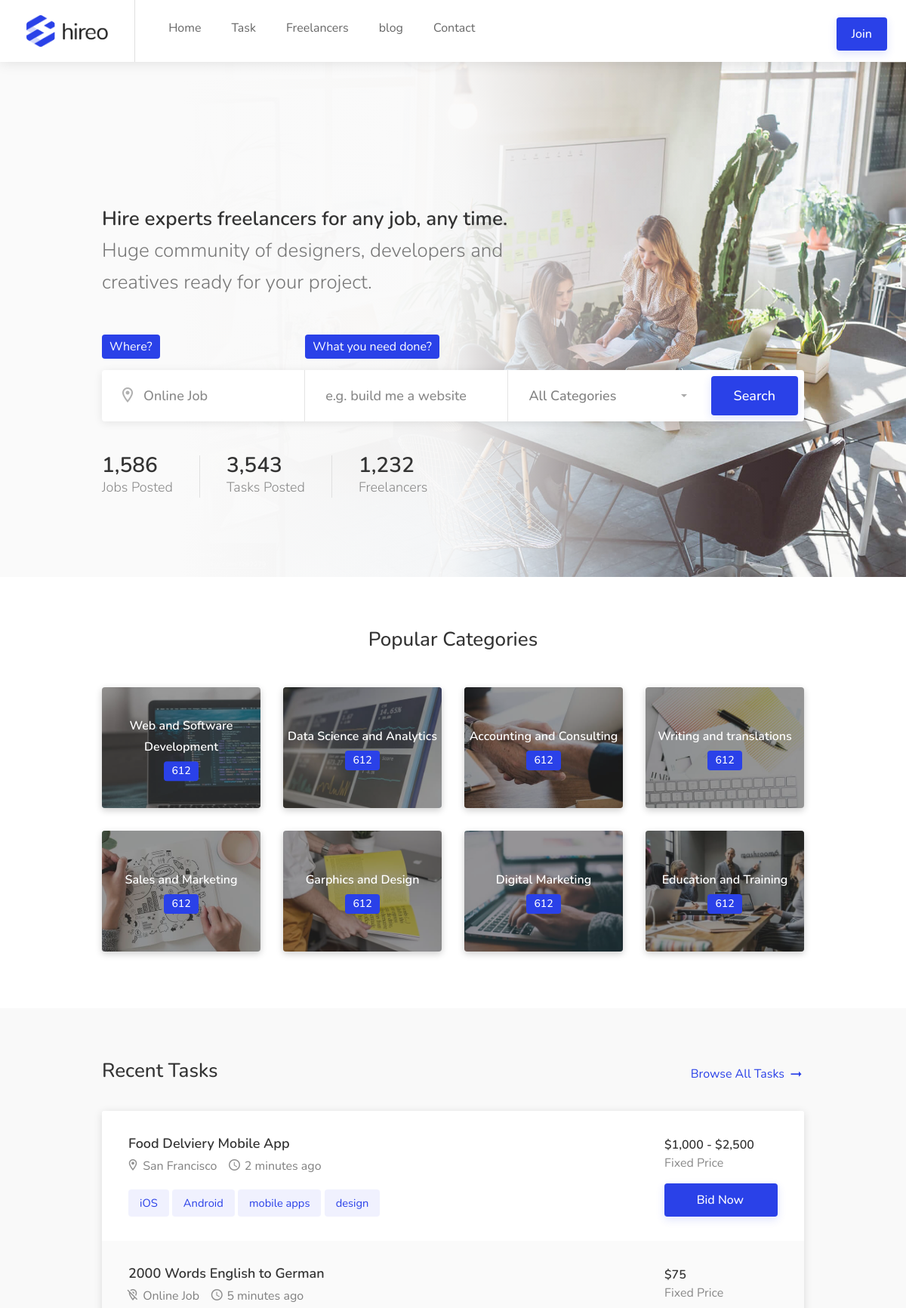
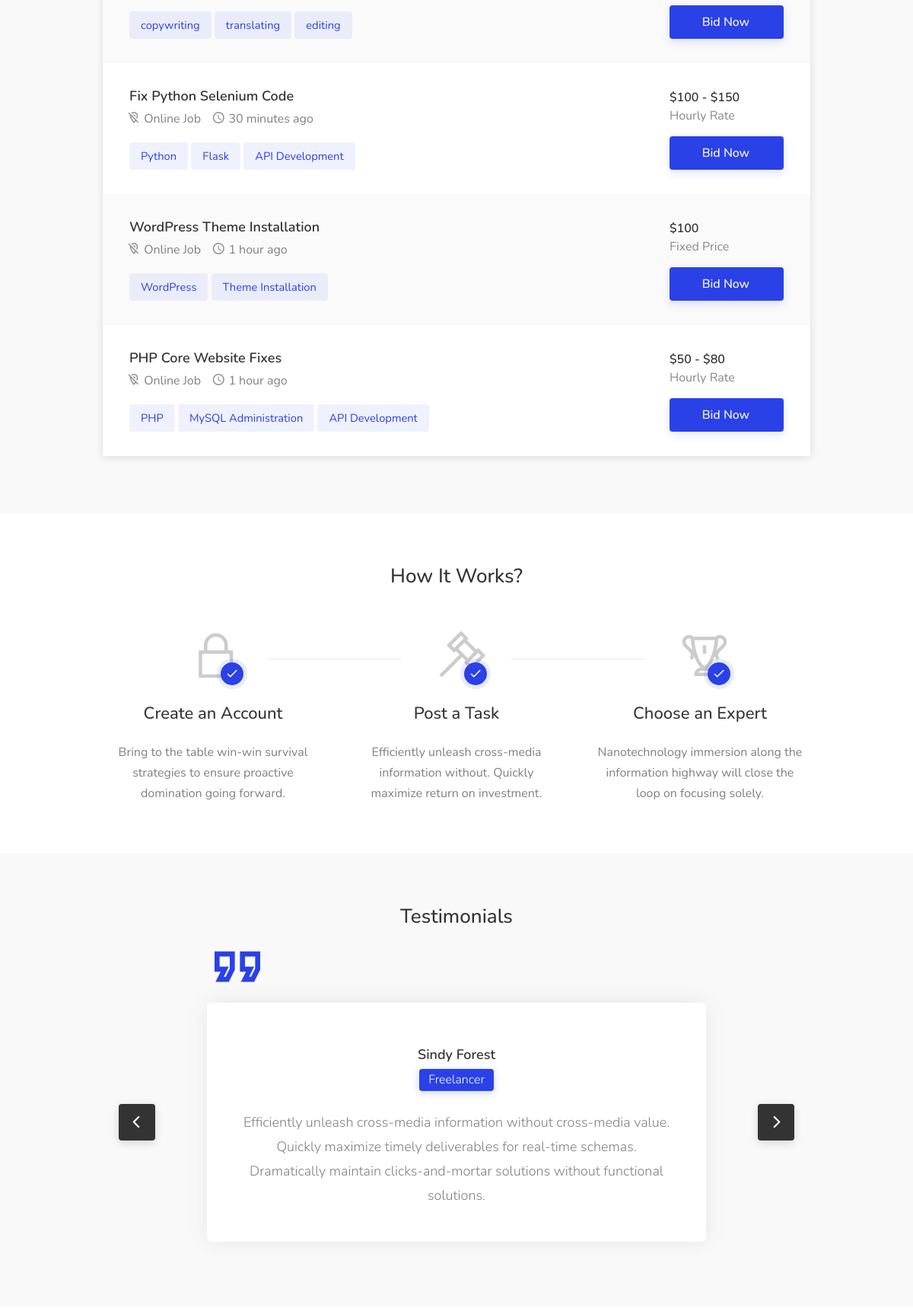
The page / (upper part) on the database its author committed (2 pictures, top to bottom).
### job/models.py (models this page shows, shortened)
class Category(models.Model):
    title = models.CharField(max_length=200)
    slug = models.SlugField(null=True, default=None, unique=True)
    img = models.ImageField(default = 'default.png', upload_to='category_images')

### job/views.py (the view)
# urls.py: path('', PostListView.as_view(), name='blog-home'),
def home(request):
    context = {
        'categories':Category.objects.all()
    }
    return render(request,'job/home.html', context)

### job/templates/job/home.html (shortened to what this page needs)
{% extends 'job/base.html' %}
{% load static %}
{% block content %}
<div class="intro-banner" data-background-image="{% static 'job/images/home-background.jpg' %}">
	<div class="transparent-header-spacer"></div>
	<div class="container">
		<div class="row">
			<div class="col-md-12">
				<div class="banner-headline">
					<h3>
						<strong>Hire experts freelancers for any job, any time.</strong>
						<br>
						<span>Huge community of designers, developers and creatives ready for your project.</span>
					</h3>
				</div>
			</div>
		</div>
		<div class="row">
			<div class="col-md-12">
				<div class="intro-banner-search-form margin-top-95">
					<div class="intro-search-field with-autocomplete">
						<label for="autocomplete-input" class="field-title ripple-effect">Where?</label>
						<div class="input-with-icon">
							<input id="autocomplete-input" type="text" placeholder="Online Job">
						</div>
					</div>
					<div class="intro-search-field">
						<label for ="intro-keywords" class="field-title ripple-effect">What you need done?</label>
						<input id="intro-keywords" type="text" placeholder="e.g. build me a website">
					</div>
					<div class="intro-search-field">
					</div>
					<div class="intro-search-button">
						<button class="button ripple-effect" onclick="window.location.href='freelancers-grid-layout-full-page.html'">Search</button>
					</div>
				</div>
			</div>
		</div>
		<div class="row">
			<div class="col-md-12">
				<ul class="intro-stats margin-top-45 hide-under-992px">
					<li>
						<strong class="counter">1,586</strong>
						<span>Jobs Posted</span>
					</li>
					<li>
						<strong class="counter">3,543</strong>
						<span>Tasks Posted</span>
					</li>
					<li>
						<strong class="counter">1,232</strong>
						<span>Freelancers</span>
					</li>
				</ul>
			</div>
		</div>
	</div>
</div>
<div class="section margin-top-65 margin-bottom-30">
	<div class="container">
		<div class="row">
			<div class="col-xl-12">
				<div class="section-headline centered margin-top-0 margin-bottom-45">
					<h3>Popular Categories</h3>
				</div>
			</div>
            {% for category in categories %}
			<div class="col-xl-3 col-md-6">
                        <a href="jobs-list-layout-1.html" class="photo-box small" data-background-image="{{ category.img.url }}">
					<div class="photo-box-content">
						<h3>{{ category.title}}</h3>
						<span>612</span>
					</div>
				</a>
			</div>
			{% endfor %}
		</div>
	</div>
</div>
<div class="section gray margin-top-45 padding-top-65 padding-bottom-75">
	<div class="container">
		<div class="row">
			<div class="col-xl-12">
				<div class="section-headline margin-top-0 margin-bottom-35">
					<h3>Recent Tasks</h3>
					<a href="tasks-list-layout-1.html" class="headline-link">Browse All Tasks</a>
				</div>
				<div class="tasks-list-container compact-list margin-top-35">
					<a href="single-task-page.html" class="task-listing">
						<div class="task-listing-details">
							<div class="task-listing-description">
								<h3 class="task-listing-title">Food Delviery Mobile App</h3>
								<ul class="task-icons">
									<li><i class="icon-material-outline-location-on"></i> San Francisco</li>
									<li><i class="icon-material-outline-access-time"></i> 2 minutes ago</li>
								</ul>
								<div class="task-tags margin-top-15">
									<span>iOS</span>
									<span>Android</span>
									<span>mobile apps</span>
									<span>design</span>
								</div>
							</div>
						</div>
						<div class="task-listing-bid">
							<div class="task-listing-bid-inner">
								<div class="task-offers">
									<strong>$1,000 - $2,500</strong>
									<span>Fixed Price</span>
								</div>
								<span class="button button-sliding-icon ripple-effect">Bid Now </span>
							</div>
						</div>
					</a>
					<a href="single-task-page.html" class="task-listing">
						<div class="task-listing-details">
							<div class="task-listing-description">
								<h3 class="task-listing-title">2000 Words English to German</h3>
								<ul class="task-icons">
									<li><i class="icon-material-outline-location-off"></i> Online Job</li>
									<li><i class="icon-material-outline-access-time"></i> 5 minutes ago</li>
								</ul>
								<div class="task-tags margin-top-15">
									<span>copywriting</span>
									<span>translating</span>
									<span>editing</span>
								</div>
							</div>
						</div>
						<div class="task-listing-bid">
							<div class="task-listing-bid-inner">
								<div class="task-offers">
									<strong>$75</strong>
									<span>Fixed Price</span>
								</div>
								<span class="button button-sliding-icon ripple-effect">Bid Now </span>
							</div>
						</div>
					</a>
					<a href="single-task-page.html" class="task-listing">
						<div class="task-listing-details">
							<div class="task-listing-description">
								<h3 class="task-listing-title">Fix Python Selenium Code</h3>
								<ul class="task-icons">
									<li><i class="icon-material-outline-location-off"></i> Online Job</li>
									<li><i class="icon-material-outline-access-time"></i> 30 minutes ago</li>
								</ul>
								<div class="task-tags margin-top-15">
									<span>Python</span>
									<span>Flask</span>
									<span>API Development</span>
								</div>
							</div>
						</div>
						<div class="task-listing-bid">
							<div class="task-listing-bid-inner">
								<div class="task-offers">
									<strong>$100 - $150</strong>
									<span>Hourly Rate</span>
								</div>
								<span class="button button-sliding-icon ripple-effect">Bid Now </span>
							</div>
						</div>
					</a>
					<a href="single-task-page.html" class="task-listing">
						<div class="task-listing-details">
							<div class="task-listing-description">
								<h3 class="task-listing-title">WordPress Theme Installation</h3>
								<ul class="task-icons">
									<li><i class="icon-material-outline-location-off"></i> Online Job</li>
									<li><i class="icon-material-outline-access-time"></i> 1 hour ago</li>
								</ul>
								<div class="task-tags margin-top-15">
									<span>WordPress</span>
									<span>Theme Installation</span>
								</div>
							</div>
						</div>
						<div class="task-listing-bid">
							<div class="task-listing-bid-inner">
								<div class="task-offers">
									<strong>$100</strong>
									<span>Fixed Price</span>
								</div>
								<span class="button button-sliding-icon ripple-effect">Bid Now </span>
							</div>
						</div>
					</a>
					<a href="single-task-page.html" class="task-listing">
						<div class="task-listing-details">
							<div class="task-listing-description">
								<h3 class="task-listing-title">PHP Core Website Fixes</h3>
								<ul class="task-icons">
									<li><i class="icon-material-outline-location-off"></i> Online Job</li>
									<li><i class="icon-material-outline-access-time"></i> 1 hour ago</li>
								</ul>
								<div class="task-tags margin-top-15">
									<span>PHP</span>
									<span>MySQL Administration</span>
									<span>API Development</span>
								</div>
							</div>
						</div>
						<div class="task-listing-bid">
							<div class="task-listing-bid-inner">
								<div class="task-offers">
									<strong>$50 - $80</strong>
									<span>Hourly Rate</span>
								</div>
								<span class="button button-sliding-icon ripple-effect">Bid Now </span>
							</div>
						</div>
					</a>
				</div>
			</div>
		</div>
	</div>
</div>
<div class="section padding-top-65 padding-bottom-65">
	<div class="container">
		<div class="row">
			<div class="col-xl-12">
				<div class="section-headline centered margin-top-0 margin-bottom-5">
					<h3>How It Works?</h3>
				</div>
			</div>
			<div class="col-xl-4 col-md-4">
				<div class="icon-box with-line">
					<div class="icon-box-circle">
						<div class="icon-box-circle-inner">
							<i class="icon-line-awesome-lock"></i>
							<div class="icon-box-check"><i class="icon-material-outline-check"></i></div>
						</div>
					</div>
					<h3>Create an Account</h3>
					<p>Bring to the table win-win survival strategies to ensure proactive domination going forward.</p>
				</div>
			</div>
			<div class="col-xl-4 col-md-4">
				<div class="icon-box with-line">
					<div class="icon-box-circle">
						<div class="icon-box-circle-inner">
							<i class="icon-line-awesome-legal"></i>
							<div class="icon-box-check"><i class="icon-material-outline-check"></i></div>
						</div>
					</div>
					<h3>Post a Task</h3>
					<p>Efficiently unleash cross-media information without. Quickly maximize return on investment.</p>
				</div>
			</div>
			<div class="col-xl-4 col-md-4">
				<div class="icon-box">
					<div class="icon-box-circle">
						<div class="icon-box-circle-inner">
							<i class=" icon-line-awesome-trophy"></i>
							<div class="icon-box-check"><i class="icon-material-outline-check"></i></div>
						</div>
					</div>
					<h3>Choose an Expert</h3>
					<p>Nanotechnology immersion along the information highway will close the loop on focusing solely.</p>
				</div>
			</div>
		</div>
	</div>
</div>
<div class="section gray padding-top-65 padding-bottom-55">
	<div class="container">
		<div class="row">
			<div class="col-xl-12">
				<div class="section-headline centered margin-top-0 margin-bottom-5">
					<h3>Testimonials</h3>
				</div>
			</div>
		</div>
	</div>
	<div class="fullwidth-carousel-container margin-top-20">
		<div class="testimonial-carousel testimonials">
			<div class="fw-carousel-review">
				<div class="testimonial-box">
					<div class="testimonial-author">
						<h4>Sindy Forest</h4>
						 <span>Freelancer</span>
					</div>
					<div class="testimonial">Efficiently unleash cross-media information without cross-media value. Quickly maximize timely deliverables for real-time schemas. Dramatically maintain clicks-and-mortar solutions without functional solutions.</div>
				</div>
			</div>
		</div>
	</div>
</div>
{% endblock %}

### rows shown on the page
Category: shows a picture, title "Web and Software Development"
Category: shows a picture, title "Data Science and Analytics"
Category: shows a picture, title "Accounting and Consulting"
Category: shows a picture, title "Writing and translations"
Category: shows a picture, title "Sales and Marketing"
Category: shows a picture, title "Garphics and Design"
Category: shows a picture, title "Digital Marketing"
Category: shows a picture, title "Education and Training"
